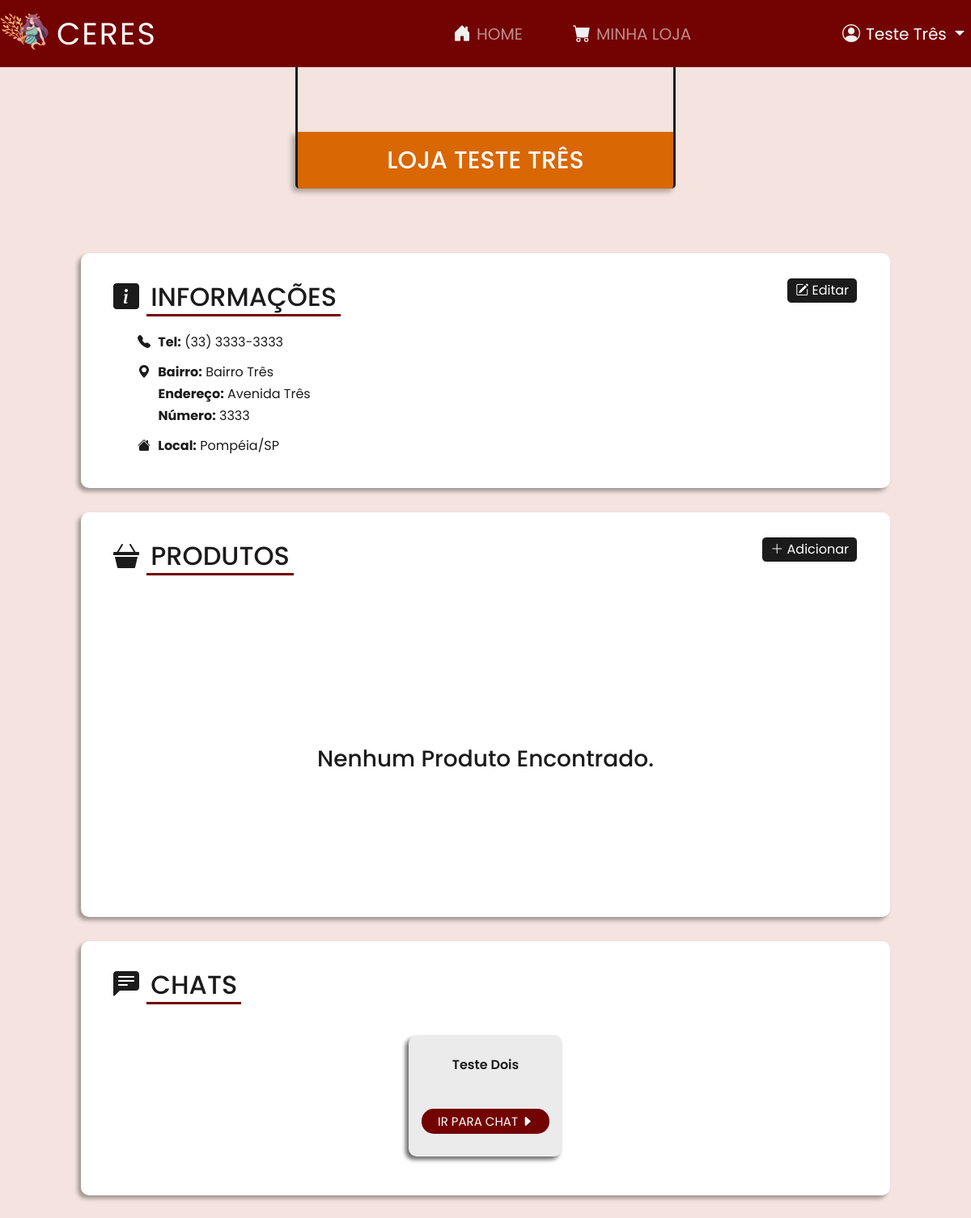
Before: /store/2/ (signed in) with the older database file.
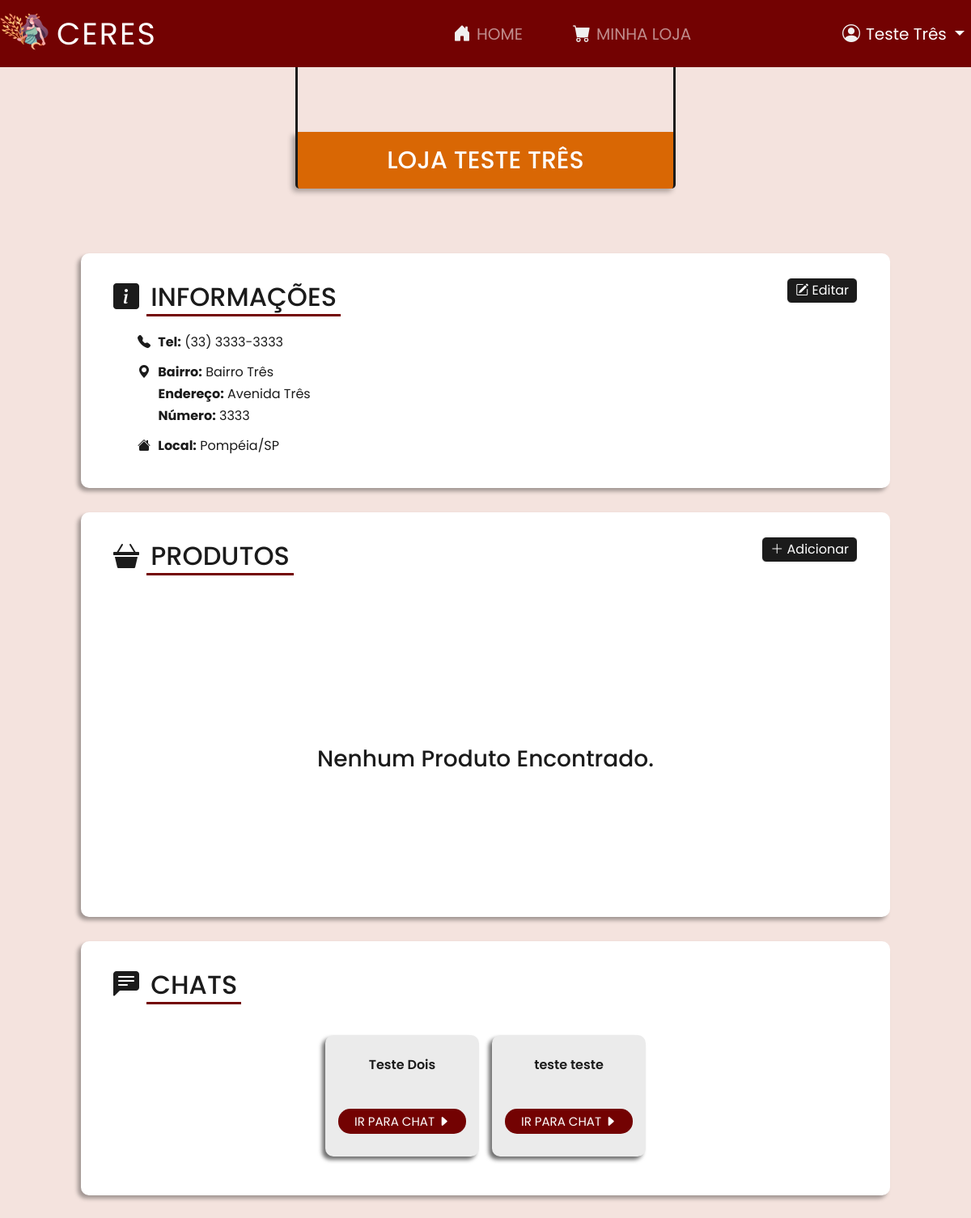
After: the same page with the newer database file.
### apps/store/models.py (models this page shows)
class Store(models.Model):
    name = models.CharField(max_length = 100)
    district = models.CharField(max_length = 150)
    address = models.CharField(max_length = 50)
    number = models.CharField(max_length = 20)
    state = models.CharField(max_length = 50)
    city = models.CharField(max_length = 50)
    phone = models.CharField(max_length = 15)
    created_at = models.DateTimeField(default=datetime.now, blank=True)
    user = models.ForeignKey(User, on_delete=models.DO_NOTHING, db_column='user')
    class Meta:
        db_table = 'stores'

### apps/room/models.py (models this page shows)
class Room(models.Model):
    slug = models.SlugField(unique=True)
    client = models.ForeignKey(User, on_delete=models.CASCADE, db_column='client')
    store = models.ForeignKey(Store, on_delete=models.CASCADE, db_column='store')
    created_at = models.DateTimeField(default=datetime.now, blank=True)
    class Meta:
        db_table = 'rooms'

### apps/store/views.py (the view)
# urls.py: path('<int:id>/', views.store, name='store'),
def store(request, id):
    store = get_object_or_404(Store, pk=id)
    stores = Store.objects.all()
    clients = Room.objects.filter(store=store)
    products = Product.objects.filter(store=store)
    context = {
        'stores': stores,
        'store': store,
        'clients': clients,
        'products': products,
    }
    return render(request, 'store/store.html', context)

### templates/store/store.html (shortened to what the changed rows need)
{% extends 'base.html' %}
{% load static %}
{% block styles %}
    <link rel="stylesheet" href="{% static 'css/loja.css' %}">
{% endblock %}
{% block content %}
    <main>
        <div id="container-titulo-loja">
            <div id="linha-vertical1"></div>
            <div id="linha-vertical2"></div>
            <h1 id="titulo-loja">{{ store.name }}</h1>
        </div>
        <div id="sessoes">
            <section class="quadrado-branco" id="informacoes">
                <div class="conteudo">
                    <div id="div-titulo-sessao">
                        <h2 class="titulo-sessao">INFORMAÇÕES</h2>
                    </div>
                    <div id="div-conteudo-informacoes">
                        <div class="item-paragrafro" title="Telefone para contato">
                            <i class="bi bi-telephone-fill"></i>
                            <p class="p-informacao"><strong>Tel:</strong> {{ store.phone }}</p>
                        </div><br>
                        <div class="item-paragrafro" title="localização da loja">
                            <i class="bi bi-geo-alt-fill"></i>
                            <p class="p-informacao"><strong>Bairro:</strong> {{ store.district }}</p><br>
                            <p class="p-informacao" style="margin-left: 25.5px;"><strong>Endereço:</strong> {{ store.address }}</p><br>
                            <p class="p-informacao" style="margin-left: 25.5px;"><strong>Número:</strong> {{ store.number }}</p><br>
                        </div><br>
                        <div class="item-paragrafro" title="Cidade/Estado">
                            <i class="bi bi-house-fill"></i>
                            <p class="p-informacao"><strong>Local:</strong> {{ store.city }}/{{ store.state }}</p>
                        </div>
                    </div>
                </div>
            </section>
            <section class="quadrado-branco" id="produtos">
                <div class="h-100 conteudo">
                    <div id="div-titulo-sessao">
                        <h2 class="titulo-sessao">PRODUTOS</h2>
                    </div>
                </div>
            </section>
            {% if user.is_authenticated %}
                <section class="quadrado-branco" id="chat">
                    <div class="conteudo">
                        <div id="div-titulo-sessao">
                            <h2 class="titulo-sessao">CHATS</h2>
                        </div>
                        <div id="container-chat">
                            {% if store.user == user %}
                                {% for client in clients %}
                                    <div class="btn-chat-dono">
                                        <span>{{ client.client.get_full_name}}</span>
                                        <a href="{% url 'room' client.slug %}?store={{ store.id }}" target="_blank">
                                            IR PARA CHAT
                                            <i class="bi bi-caret-right-fill" style="color: white;"></i>
                                        </a>
                                    </div>
                                {% endfor %}
                            {% endif %}
                        </div>
                    </div>
                </section>
            {% endif %}
        </div>
    </main>
{% endblock %}

### templates/partials/_navbar.html (shortened to what this page needs)
{% load static %}
<header>
    <nav class="navbar navbar-expand-lg navbar-dark bg-vinho">
        <div class="container-fluid">
            <a class="navbar-brand" style="margin-right: 0px !important; width: 356px;" href="/">
                <img src="{% static 'img/logo.png' %}" alt="" width="60" height="48" class="d-inline-block align-text-top">CERES
            </a>
            <div class="collapse navbar-collapse" id="navbarSupportedContent">
                <ul class="navbar-nav me-auto mb-2 mb-lg-0" id="navbar-central">
                    <li class="nav-item">
                        <a class="nav-link" aria-current="page" href="{% url 'dashboard' %}" title="Ir à Home">
                            <div id="abc" style="width: 94px; margin-left: 50%; transform: translate(-50%); color: #ffffff8c">
                                <i class="bi bi-house-door-fill icone-navbar"></i>HOME
                            </div>
                        </a>
                    </li>
                    {% if user.is_authenticated %}
                        {% if user.is_staff %}
                            {% if stores %}
                                {% for store in stores %}
                                    {% if store.user == user %}
                                        <li class="nav-item">
                                            <a class="nav-link" href="{% url 'store' store.id %}" title="Ir à Minha loja">
                                                <i class="bi bi-cart-fill icone-navbar"></i>MINHA LOJA
                                            </a>
                                        </li>
                                    {% endif %}
                                {% endfor %}
                            {% endif %}
                        {% else %}
                            <li class="nav-item">
                                <a class="nav-link" href="{% url 'create_store' %}" title="Ir à Criar loja">
                                    <i class="bi bi-bag-plus-fill icone-navbar"></i>CRIAR LOJA
                                </a>
                            </li>
                        {% endif %}
                    {% endif %}
                </ul>
                {% if user.is_authenticated %}
                    <div class="d-flex">
                        <ul class="navbar-nav me-auto mb-2 mb-lg-0 pr-7">
                            <li class="nav-item dropdown">
                                <a class="nav-link dropdown-toggle" style="color: #ffffff;" href="#" id="navbarDropdownMenuLink" data-toggle="dropdown" aria-haspopup="true" aria-expanded="false">
                                    <i class="bi bi-person-circle icone-navbar"></i>{{ user.get_full_name|title  }}
                                </a>
                            </li>
                        </ul>
                    </div>
                {% endif %}
            </div>
        </div>
    </nav>
</header>

Changed rows visible on the page:
added Room: client.get_full_name "teste teste"
